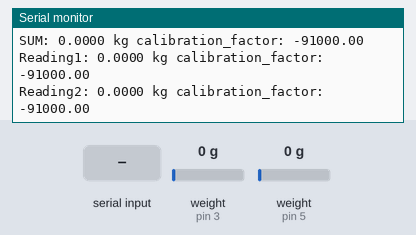
Bench run of a sketch on a simulated Arduino Uno, built with avr-gcc and run on an emulated ATmega328P. On the bench: the last lines printed to the serial monitor. Inputs (shaded band) come from the test bench; at power-on: weight on the scale (sensors on pin 3, pin 5) 0 g.

Above: at 5.3 s.
5.4 s: weight on the scale (sensor on pin 3) set to 100 g
At 6.3 s:
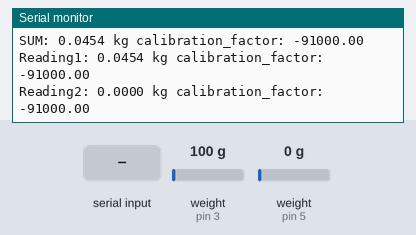
6.9 s: weight on the scale (sensor on pin 5) set to 100 g
At 8.1 s:
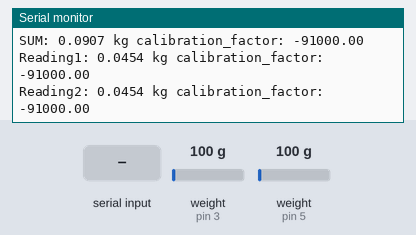
8.4 s: "+" received over Serial
9.9 s: "a" received over Serial
11.4 s: weight on the scale (sensor on pin 3) set to 1250 g
At 12.5 s:
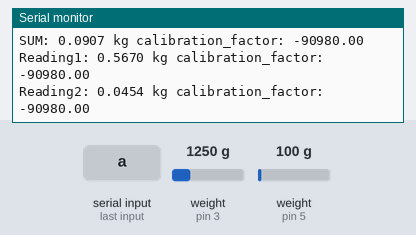
12.9 s: weight on the scale (sensor on pin 5) set to 1250 g
At 13.8 s:
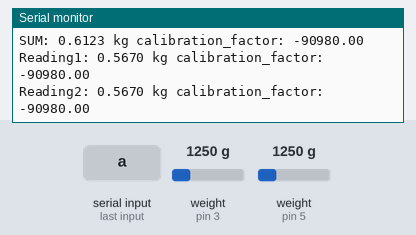
Timing chart, 0 to 15.4 s (numbered marks = the images above; inputs shaded):
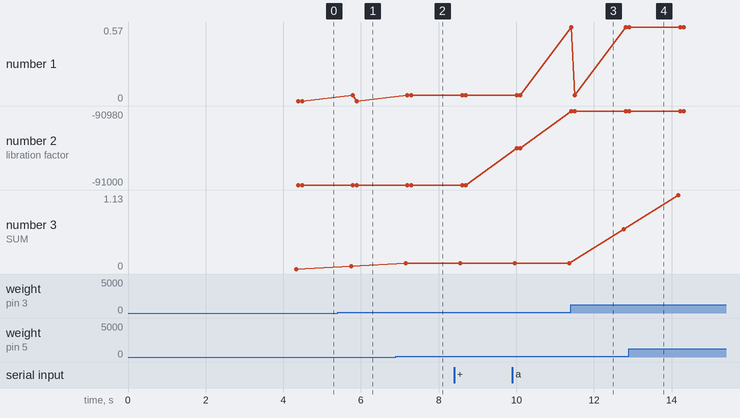

Measured:
- after the input at 5.4 s, the serial monitor: prints a new line after 0.34 s (image 1)
- after the input at 6.9 s, the serial monitor: prints a new line after 0.25 s (image 2)
- after the input at 11.4 s, the serial monitor: prints a new line at once (image 3)
- after the input at 12.9 s, the serial monitor: prints a new line at once (image 4)
- plotted number 1: 0.05 → 0.57 after the input at 11.4 s
- plotted number 3: 0 → 0.05 after the input at 5.4 s, 0.05 → 0.09 after the input at 6.9 s, 0.09 → 0.61 after the input at 11.4 s, 0.61 → 1.13 after the input at 12.9 s

The sketch:

Load_cells.ino
```cpp
#include "HX711.h"

#define DOUT1  3
#define CLK1  2

#define DOUT2  5
#define CLK2  4

HX711 scale, scale1;

float calibration_factor = -91000; //Change this for calibration your load cell

void setup() {
  Serial.begin(9600);
  Serial.println("HX711 calibration sketch");
  Serial.println("Remove all weight from scale");
  Serial.println("After readings begin, place known weight on scale");
  Serial.println("Press + or a to increase calibration factor");
  Serial.println("Press - or z to decrease calibration factor");

  scale.begin(DOUT1, CLK1);
  scale.set_scale();
  scale.tare(); //Reset the scale to 0

  scale1.begin(DOUT2, CLK2);
  scale1.set_scale();
  scale1.tare(); //Reset the scale to 0

  long zero_factor = scale.read_average(); //Get a baseline reading
  Serial.print("Zero factor 1: "); //This can be used to remove the need to tare the scale. Useful in permanent scale projects.
  Serial.println(zero_factor);

  zero_factor = scale.read_average(); //Get a baseline reading
  Serial.print("Zero factor 2: "); //This can be used to remove the need to tare the scale. Useful in permanent scale projects.
  Serial.println(zero_factor);
}

void loop() {


    scale.set_scale(-89000); //Adjust to this calibration factor
    scale1.set_scale(calibration_factor); //Adjust to this calibration factor

    float sum = abs(scale.get_units())*0.453592 + abs(scale1.get_units())*0.453592;
    Serial.print("SUM: ");
    Serial.print(sum, 4);
    Serial.print(" kg"); //Change this to kg and re-adjust the calibration factor if you follow SI units like a sane person
    Serial.print(" calibration_factor: ");
    Serial.print(calibration_factor);
    Serial.println();

    Serial.print("Reading1: ");
    Serial.print(abs(scale.get_units())*0.453592, 4);
    Serial.print(" kg"); //Change this to kg and re-adjust the calibration factor if you follow SI units like a sane person
    Serial.print(" calibration_factor: ");
    Serial.print(calibration_factor);
    Serial.println();
    Serial.print("Reading2: ");
    Serial.print(abs(scale1.get_units())*0.453592, 4);
    Serial.print(" kg"); //Change this to kg and re-adjust the calibration factor if you follow SI units like a sane person
    Serial.print(" calibration_factor: ");
    Serial.print(calibration_factor);
    Serial.println();

    delay(1000);

    if(Serial.available())
    {
      char temp = Serial.read();
      if(temp == '+' || temp == 'a')
        calibration_factor += 10;
      else if(temp == '-' || temp == 'z')
        calibration_factor -= 10;
    }

}
```
